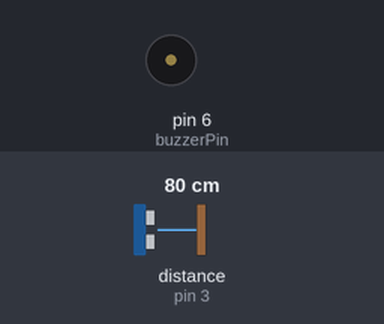
Simulated run of this sketch. Board: Arduino Uno, built with avr-gcc and run on an emulated ATmega328P. Parts: buzzer (waves = sounding). Wiring (inferred from the names in the program): ultrasonic range finder: trigger pin 2; echo pin 3. The inputs (shaded band) are chosen by the test bench; at power-on: distance to the obstacle (sensor on pin 3) 80 cm. The echo pulse lasts 58.3 µs per cm; what the sketch prints to the serial monitor is not drawn.

Above: at 1.2 s.
1.3 s: distance to the obstacle (sensor on pin 3) set to 12 cm
4.3 s: distance to the obstacle (sensor on pin 3) set to 9 cm
At 4.6 s:
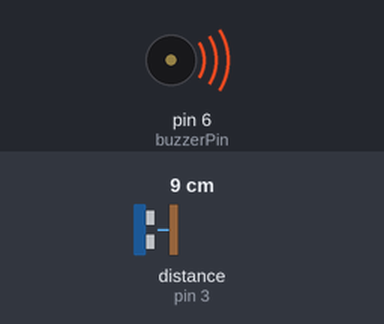
Timing chart, 0 to 13.3 s (numbered marks = the images above; inputs shaded):
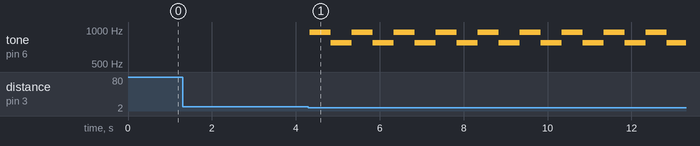

Measured:
- the behaviour switches between 11 and 10 cm on distance to the obstacle (sensor on pin 3) (found by bisection; images 0 and 1)
- after the input at 1.3 s, every drawn part: stays the same
- after the input at 4.3 s, tone on pin 6 (buzzerPin): alternates 960 Hz for 0.50 s and 770 Hz for 0.50 s, starting at once

The sketch:

REX_Trial_UltrasonicMeasure2_2.ino
```cpp
/*超音波センサーを使って人を検知しよう！その2-2
 * 内容
 * 距離が一定以下になると圧力ブザーを鳴らす
 */
const int tringPin = 2;
const int echoPin = 3;
const int buzzerPin = 6;

double duration = 0;
double distance = 0;

// Arduinoが起動した時，1度だけ実行
void setup() {
  Serial.begin(9600);
  pinMode(tringPin, OUTPUT);
  pinMode(echoPin, INPUT);
  pinMode(buzzerPin,OUTPUT);
}

// 起動中ずっと実行
void loop() {
  // 両方のピンをLOWで初期化
  digitalWrite(tringPin, LOW);
  digitalWrite(echoPin, LOW);
  delayMicroseconds(1); // 1us待つ
  digitalWrite(tringPin, HIGH); // 超音波パルスをを発射
  delayMicroseconds(10); // 10us間待つ←リファレンスに準じて，最低10us必要
  digitalWrite(tringPin, LOW); // パルスを止める
  duration = pulseIn(echoPin, HIGH)* pow(10,-6); // パルスが帰ってくるまでの時間μsを秒へ変換
  distance = duration * 34000 / 2; // 距離 = 時間 * 速度で表せるので，速度は音速340m/sなので→3400cm/sとする．2で割るのは，進んだ距離は出てきて帰ってきた時までの距離のため
  Serial.print("距離は");
  Serial.print(distance);
  Serial.println("cmです");

  //距離が10[cm]未満の時ブザーを鳴らす（救急車のサイレン）
  if(distance < 10){
    tone(buzzerPin,960,500);
    delay(500);
    tone(buzzerPin,770,500);
    delay(500);
  }
}
```
